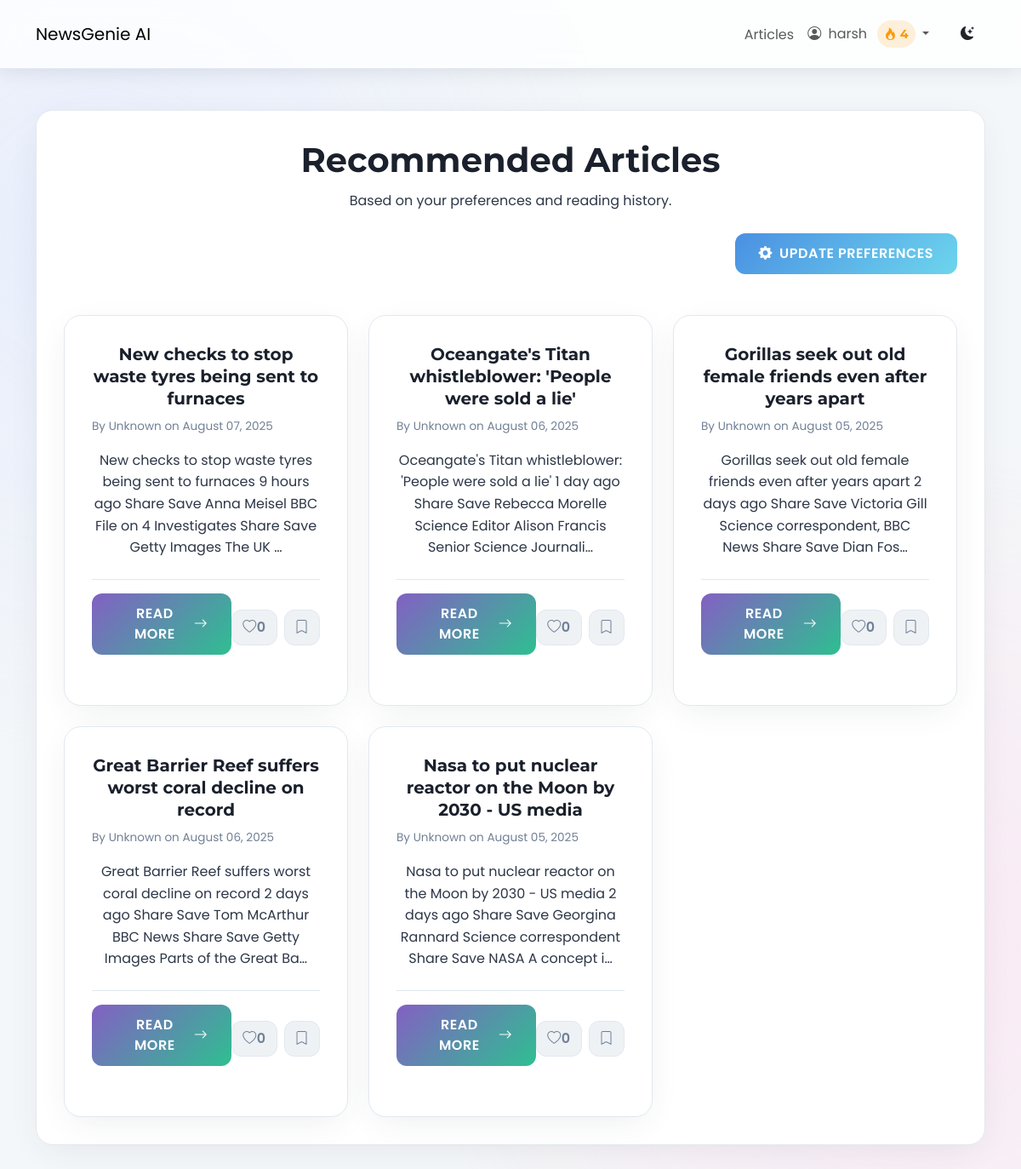
The app's page /recommendations/ (signed in) with its own data.
### users/models.py (models this page shows, shortened)
class Profile(models.Model):
    user = models.OneToOneField(User, on_delete=models.CASCADE)
    bio = models.TextField(max_length=500, blank=True, null=True)
    streak_count = models.IntegerField(default=0)
    last_login_date = models.DateField(null=True, blank=True)

### news/models.py (models this page shows, shortened)
class Article(models.Model):
    title = models.CharField(max_length=255)
    author = models.CharField(max_length=100, default="Unknown")
    content = models.TextField()
    url = models.URLField(unique=True)
    source = models.CharField(max_length=100)
    published_at = models.DateTimeField()
    summary = models.TextField(blank=True, null=True)
    category = models.ManyToManyField(Category, related_name='articles')
    approved = models.BooleanField(default=False)
    audio_file = models.FileField(upload_to='news_audio/', blank=True, null=True)
    reading_time = models.PositiveIntegerField(default=0, help_text="Estimated reading time in minutes")
    is_spotlighted = models.BooleanField(default=False, help_text="Check this to feature this article on the articles page.")
    @property
    def total_likes(self):
        return self.likes.count()
    def approved_status(self):
        return self.approved
    approved_status.boolean = True
    approved_status.short_description = "Approved"

### news/views.py (the view)
# urls.py: path('recommendations/', views.personalized_recommendations, name="recommendations"),
@login_required
def personalized_recommendations(request):
    user_pref = UserPreference.objects.filter(user=request.user).first()
    articles = Article.objects.none()
    if user_pref and user_pref.preferred_categories.exists():
        articles = Article.objects.filter(
            category__in=user_pref.preferred_categories.all(),
            approved=True
        ).distinct()
    if request.user.is_authenticated:
        liked_articles_ids = ArticleLike.objects.filter(user=request.user, article__in=articles).values_list('article__id', flat=True)
        bookmarked_articles_ids = Bookmark.objects.filter(user=request.user, article__in=articles).values_list('article__id', flat=True)
        for article in articles:
            article.is_liked_by_user = article.id in liked_articles_ids
            article.is_bookmarked_by_user = article.id in bookmarked_articles_ids
    return render(request, "news/personalized_recommendations.html", {"articles": articles})

### news/templates/news/personalized_recommendations.html (shortened to what this page needs)
{% extends 'news/base.html' %}
{% load static %}
{% block content %}
<div class="recommendations-container text-center app-card mt-5">
    <div class="page-header-section">
        <h1 class="page-title-heading">Recommended Articles</h1>
        <p class="page-subtitle-text">Based on your preferences and reading history.</p>
    </div>
    <div class="mt-4 text-end">
        <a href="{% url 'news:preferences' %}" class="btn app-btn primary-btn update-preferences-btn">
            <i class="bi bi-gear-fill me-2"></i> Update Preferences
        </a>
    </div>
    {% if articles %}
    <div class="row row-cols-1 row-cols-md-2 row-cols-lg-3 g-4 article-grid mt-4">
        {% for article in articles %}
        <div class="col">
            <div class="app-card article-card h-100">
                <div class="card-body d-flex flex-column">
                    <h5 class="card-title-article">{{ article.title }}</h5>
                    <p class="card-meta-info">By {{ article.author }} on {{ article.published_at|date:"F d, Y" }}</p>
                    <p class="card-text-summary">{{ article.summary|default:article.content|truncatechars:150 }}</p>
                    <div class="mt-auto article-actions">
                        <a href="{% url 'news:detail' article.pk %}" class="btn app-btn read-more-btn article-card-read-more">Read More <i class="bi bi-arrow-right"></i></a>
                        <div class="d-flex gap-2 justify-content-end button-group-actions mt-2">
                            <button class="btn app-btn icon-btn like-btn {% if article.is_liked_by_user %}liked{% endif %}" data-article-id="{{ article.pk }}" {% if not user.is_authenticated %}disabled title="Login to like" {% endif %}>
                                <i class="bi {% if article.is_liked_by_user %}bi-heart-fill{% else %}bi-heart{% endif %}"></i>
                                <span class="like-count">{{ article.total_likes }}</span>
                            </button>
                            <button class="btn app-btn icon-btn bookmark-btn " data-article-id="{{ article.pk }}" >
                                <i class="bi {% if article.is_bookmarked_by_user %}bi-bookmark-fill{% else %}bi-bookmark{% endif %}"></i>
                            </button>
                        </div>
                    </div>
                </div>
                <div class="card-footer article-card-footer">
                    {% for category in article.category.all %}
                        <span class="badge category-pill-small me-1">{{ category.name }}</span>
                    {% endfor %}
                </div>
            </div>
        </div>
        {% endfor %}
    </div>
    {% else %}
    <div class="text-center py-5">
        <p class="lead">No articles found matching your preferences. <br> Please update your <a href="{% url 'news:preferences' %}">preferences</a> or browse all articles.</p>
        <a href="{% url 'news:article_list' %}" class="btn app-btn primary-btn mt-3">Browse Articles</a>
    </div>
    {% endif %}
</div>
{% endblock %}

### templates/news/base.html (shortened to what this page needs)
{% load static %}
<!DOCTYPE html>
<html lang="en">
<head>
    <link href="https://cdn.jsdelivr.net/npm/bootstrap@5.3.0/dist/css/bootstrap.min.css" rel="stylesheet">
    <link rel="stylesheet" href="https://cdn.jsdelivr.net/npm/bootstrap-icons@1.10.5/font/bootstrap-icons.css">
    <link rel="stylesheet" href="{% static 'css/newsgenie.css' %}">
</head>
<body class="{{ request.COOKIES.theme|default:'light' }}-mode">
    <header class="app-navbar navbar navbar-expand-lg sticky-top">
    <div class="container">
        <a class="navbar-brand navbar-brand-custom" href="{% url 'news:homepage' %}">NewsGenie AI</a>
        <div class="collapse navbar-collapse" id="navbarNav">
            <ul class="navbar-nav ms-auto align-items-center">
                {% if user.is_authenticated %}
                    <li class="nav-item">
                        <a class="nav-link nav-link-custom" href="{% url 'news:article_list' %}">Articles</a>
                    </li>
                    <li class="nav-item dropdown">
                        <a class="nav-link nav-link-custom dropdown-toggle" href="#" id="navbarDropdown" role="button" data-bs-toggle="dropdown" aria-expanded="false">
                            <i class="bi bi-person-circle me-1"></i>
                            {{ user.username }}
                            <span class="streak-indicator ms-2">
                                <i class="bi bi-fire"></i> {{ user.profile.streak_count }}
                            </span>
                        </a>
                    </li>
                {% endif %}
                <li class="nav-item ms-3">
                    <button id="theme-toggle" class="btn theme-toggle-btn">
                        <i class="bi bi-moon-stars-fill"></i>
                    </button>
                </li>
            </ul>
        </div>
    </div>
</header>
    <main class="container my-5 app-content-wrapper">
        {% block content %}{% endblock %}
    </main>
</body>
</html>

### records on screen
Article: title "New checks to stop waste tyres being sent to furnaces", author "Unknown", published_at "August 07, 2025", summary "New checks to stop waste tyres being sent to furnaces 9 hours ago Share Save Anna Meisel BBC File on 4 Investigates Share Save Getty Images The UK …", total_likes "0"
Article: title "Oceangate's Titan whistleblower: 'People were sold a lie'", author "Unknown", published_at "August 06, 2025", summary "Oceangate's Titan whistleblower: 'People were sold a lie' 1 day ago Share Save Rebecca Morelle Science Editor Alison Francis Senior Science Journali…", total_likes "0"
Article: title "Gorillas seek out old female friends even after years apart", author "Unknown", published_at "August 05, 2025", summary "Gorillas seek out old female friends even after years apart 2 days ago Share Save Victoria Gill Science correspondent, BBC News Share Save Dian Fos…", total_likes "0"
Article: title "Great Barrier Reef suffers worst coral decline on record", author "Unknown", published_at "August 06, 2025", summary "Great Barrier Reef suffers worst coral decline on record 2 days ago Share Save Tom McArthur BBC News Share Save Getty Images Parts of the Great Ba…", total_likes "0"
Article: title "Nasa to put nuclear reactor on the Moon by 2030 - US media", author "Unknown", published_at "August 05, 2025", summary "Nasa to put nuclear reactor on the Moon by 2030 - US media 2 days ago Share Save Georgina Rannard Science correspondent Share Save NASA A concept i…", total_likes "0"

### other values on screen
{{ user.username }} "harsh"
{{ user.profile.streak_count }} "4"
